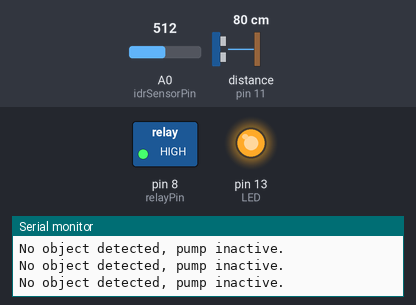
The sketch below on a simulated Arduino Uno, built with avr-gcc and run on an emulated ATmega328P. Shown: switched loads named in the sketch (green lamp = pin HIGH), output pins drawn as LEDs (lit = HIGH), the last lines printed to the serial monitor. Wiring (inferred from the names in the program): ultrasonic range finder: trigger pin 10; echo pin 11. Inputs (shaded band) come from the test bench; at power-on: distance to the obstacle (sensor on pin 11) 80 cm, A0 (idrSensorPin) = 512. The echo pulse lasts 58.3 µs per cm; pins used as bus, display or sensor lines are not drawn.

Above: at 1.2 s.
1.3 s: distance to the obstacle (sensor on pin 11) set to 13 cm
2.8 s: distance to the obstacle (sensor on pin 11) set to 10 cm
At 3.5 s:
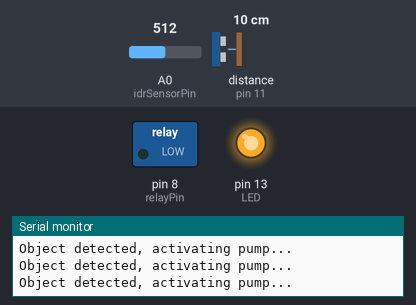
4.3 s: A0 (idrSensorPin) set to 140
7.3 s: A0 (idrSensorPin) set to 122
At 8.4 s:
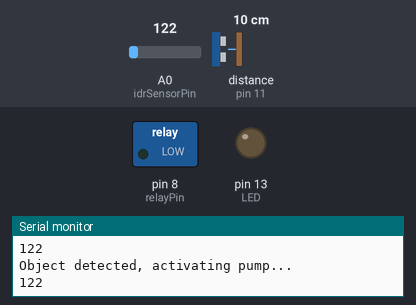
9.0 s: distance to the obstacle (sensor on pin 11) set to 60 cm
At 10.1 s:
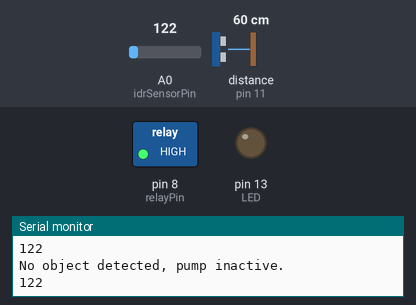
10.6 s: distance to the obstacle (sensor on pin 11) set to 2 cm
At 11.4 s:
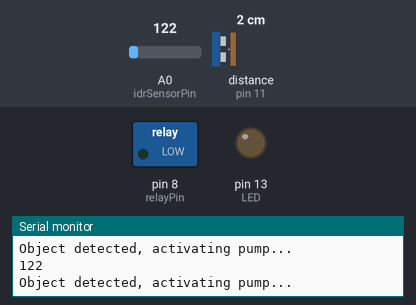
Timing chart, 0 to 13.2 s (numbered marks = the images above; inputs shaded):
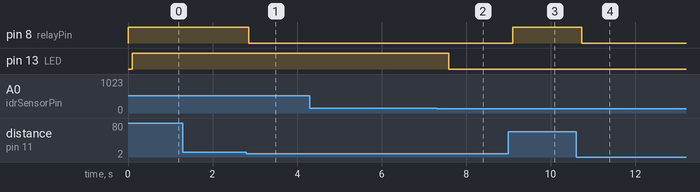

Measured:
- the behaviour switches between 12 and 11 cm on distance to the obstacle (sensor on pin 11) (found by bisection; images 0 and 1)
- the behaviour switches between 131 and 130 on A0 (idrSensorPin) (found by bisection; images 1 and 2)
- after the input at 2.8 s, pin 8 (relayPin): HIGH → LOW after 0.05 s
- after the input at 7.3 s, pin 13 (LED): HIGH → LOW after 0.29 s
- after the input at 9.0 s, pin 8 (relayPin): LOW → HIGH after 0.10 s
- after the input at 10.6 s, pin 8 (relayPin): HIGH → LOW after 0.14 s

The sketch:

Water_drip.ino
```cpp
#define trigPin 10  // Ultrasonic sensor trigger pin
#define echoPin 11  // Ultrasonic sensor echo pin
#define relayPin 8   // Relay control pin
#define motorSpeed 100 // Adjust motor speed (0-255)
#define minDistance 10  // Minimum distance for activating pump (cm)
#define L2 9
#define idrSensorPin A0
#define LED 13
long duration; // Variable to store pulse duration
int idrValue;    // Variable to store IDR sensor reading
int threshold;
void setup() {
  pinMode(trigPin, OUTPUT);
  pinMode(echoPin, INPUT);
  pinMode(relayPin, OUTPUT);
  pinMode(LED,OUTPUT);
  pinMode(idrSensorPin, INPUT);
  // Set motor speed (optional, use analogWrite for variable speed)
  analogWrite(motorSpeed, motorSpeed); // Adjust based on your motor driver
  threshold = 130;
  Serial.begin(9600); // Optional: Enable serial communication for debugging
}

void loop() {
  int distance = measureDistance();
  idrValue = analogRead(idrSensorPin);
  // Check if object is within range and activate pump
  if (distance <= minDistance) {
    Serial.println("Object detected, activating pump...");
    digitalWrite(relayPin, LOW);
    digitalWrite(L2,HIGH);  // Turn on relay, activating motor
  } else {
    Serial.println("No object detected, pump inactive.");
    digitalWrite(relayPin, HIGH);
    digitalWrite(L2,LOW); // Turn off relay, deactivating motor
  }

  delay(100); // Adjust delay between measurements (milliseconds)
    if (idrValue > threshold) {

    digitalWrite(LED, HIGH);  // Turn on LED
  } else {
    digitalWrite(LED, LOW);   // Turn off LED
    Serial.println(idrValue);
  }

  delay(100);
}

int measureDistance() {
  digitalWrite(trigPin, LOW);
  delayMicroseconds(2);
  digitalWrite(trigPin, HIGH);
  delayMicroseconds(10);
  digitalWrite(trigPin, LOW);

  duration = pulseIn(echoPin, HIGH);
  return duration * 0.034 / 2; // Convert duration to distance in cm
}
```
